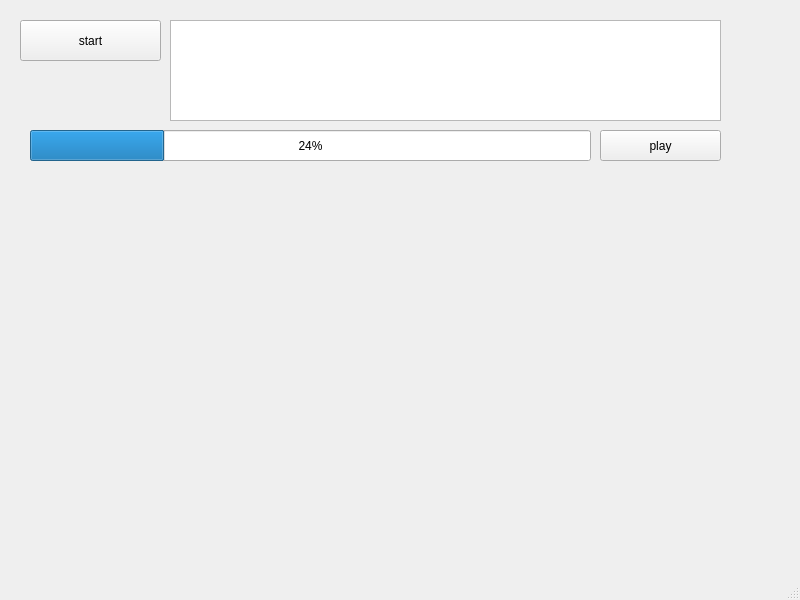
<?xml version="1.0" encoding="UTF-8"?>
<ui version="4.0">
 <class>MainWindow</class>
 <widget class="QMainWindow" name="MainWindow">
  <property name="geometry">
   <rect>
    <x>0</x>
    <y>0</y>
    <width>800</width>
    <height>600</height>
   </rect>
  </property>
  <property name="windowTitle">
   <string>MainWindow</string>
  </property>
  <widget class="QWidget" name="centralwidget">
   <widget class="QProgressBar" name="progressBar">
    <property name="geometry">
     <rect>
      <x>30</x>
      <y>130</y>
      <width>561</width>
      <height>31</height>
     </rect>
    </property>
    <property name="value">
     <number>24</number>
    </property>
   </widget>
   <widget class="QPushButton" name="runButton">
    <property name="geometry">
     <rect>
      <x>20</x>
      <y>20</y>
      <width>141</width>
      <height>41</height>
     </rect>
    </property>
    <property name="text">
     <string>start</string>
    </property>
   </widget>
   <widget class="QPushButton" name="playButton">
    <property name="geometry">
     <rect>
      <x>600</x>
      <y>130</y>
      <width>121</width>
      <height>31</height>
     </rect>
    </property>
    <property name="text">
     <string>play</string>
    </property>
   </widget>
   <widget class="QWidget" name="videoWidget" native="true">
    <property name="geometry">
     <rect>
      <x>30</x>
      <y>200</y>
      <width>601</width>
      <height>331</height>
     </rect>
    </property>
   </widget>
   <widget class="QTextEdit" name="outputTextEdit">
    <property name="geometry">
     <rect>
      <x>170</x>
      <y>20</y>
      <width>551</width>
      <height>101</height>
     </rect>
    </property>
   </widget>
  </widget>
  <widget class="QMenuBar" name="menubar">
   <property name="geometry">
    <rect>
     <x>0</x>
     <y>0</y>
     <width>800</width>
     <height>22</height>
    </rect>
   </property>
  </widget>
  <widget class="QStatusBar" name="statusbar"/>
 </widget>
 <resources/>
 <connections/>
</ui>
